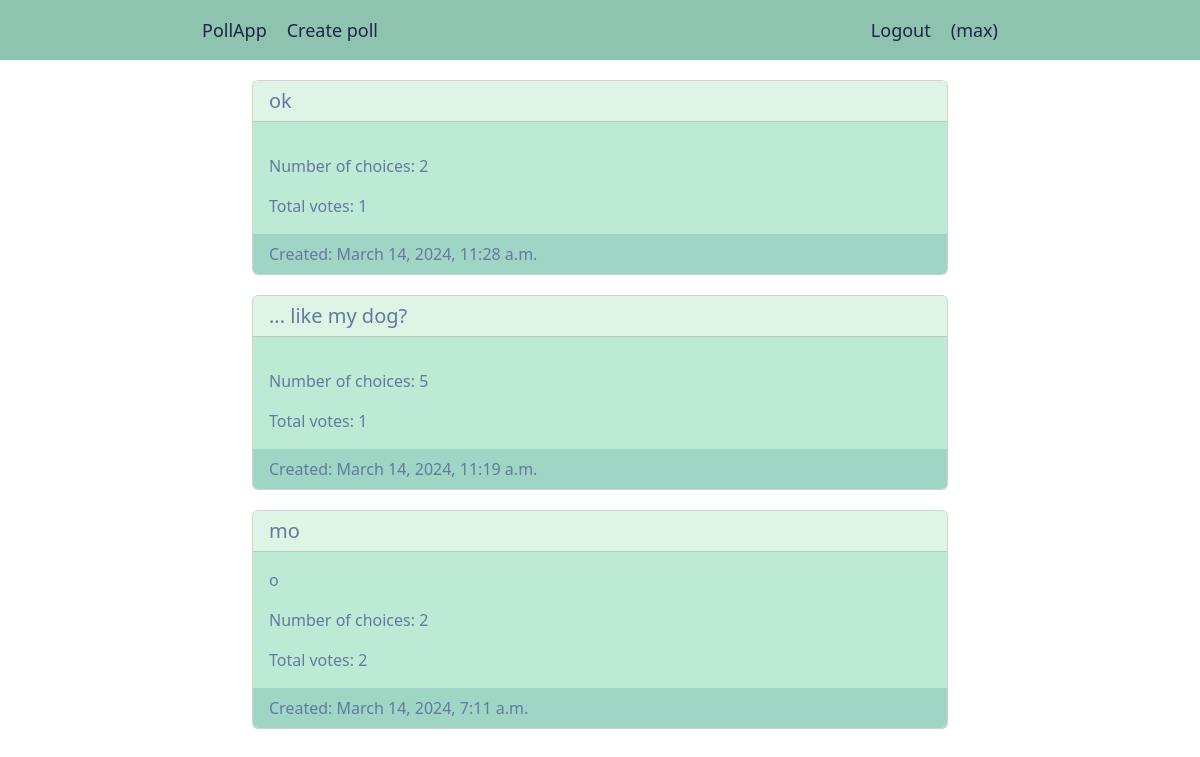
The page /poll/ (signed in) on the database its author committed.
### users/models.py (models this page shows, shortened)
class CustomUser(AbstractUser):
    selected_choices = models.ManyToManyField(Choice, related_name='users')

### poll/models.py (models this page shows, shortened)
class Poll(models.Model):
    owner = models.ForeignKey(
        settings.AUTH_USER_MODEL, on_delete=models.CASCADE
    )
    votes = models.PositiveIntegerField(default=0)
    title = models.CharField(max_length=300, blank=False)
    description = models.TextField(blank=True)
    created = models.DateTimeField(auto_now_add=True)
    class Meta:
        ordering = ['-created']

### poll/views.py (the view)
# urls.py: path('', views.PollListView.as_view(), name='list'),
class PollListView(ListView):
    queryset = Poll.objects.annotate(
        num_choices=Count('choices')
    ).order_by('-created')
    template_name = 'polls/list.html'

### poll/templates/polls/list.html
{% extends "base.html" %}
{% block content %}
	{% for poll in object_list %}
		<a href="{% url 'poll:detail' poll.id %}" class="card-link">
			<div class="card">
			  <h5 class="card-header">{{ poll.title }}</h5>
			  <div class="card-body">
			    <p class="card-text">{{ poll.description|truncatechars:200 }}</p>
			    <p class="card-text">Number of choices: {{ poll.num_choices }}</p>
			    <p class="card-text">Total votes: {{ poll.votes }}</p>
			  </div>
			  <div class="card-footer text-muted">
	    		Created: {{ poll.created }}
	  		</div>
			</div>
		</a>
	{% endfor %}
{% endblock %}

### poll/templates/base.html (shortened to what this page needs)
{% load django_bootstrap5 %}
{% load static %}
<!DOCTYPE html>
<html>
<head>
	{% bootstrap_css %}
	<link rel="stylesheet" type="text/css" href="{% static 'css/base.css' %}">
</head>
<body>
	<ul class="nav-bar">
		<a href="{% url 'poll:list' %}" class="nav-item">PollApp</a>
		{% if request.user.is_authenticated %}
			<a href="{% url 'poll:create' %}" class="nav-item">Create poll</a>
			<a href="{% url 'users:logout' %}" class="nav-auth">Logout</a>
			<li class="nav-item">({{ request.user.username }})</li>
		{% else %}
			<a href="{% url 'users:login' %}" class="nav-auth">Login</a>
			<a href="{% url 'users:registration' %}" class="nav-auth">Registration</a>
		{% endif %}
	</ul>
	<div class="container">
		{% block content %}
		{% endblock %}
	</div>
</body>
</html>

### poll/static/css/base.css (style rules this page uses)
.nav-bar { background-color: #8EC3B0; width: 100%; height: 60px; margin-bottom: 20px; padding-left: 16%; padding-right: 16%; list-style: none; display: flex; justify-content: space-between; align-items: center; }
.nav-item, .nav-auth { text-decoration: none; font-size: 18px; font-weight: 500; color: #1F2544; padding: 0 10px; white-space: nowrap; text-overflow: ellipsis; }
.nav-auth { margin-left: auto; }
.container { max-width: 60%; }
.card-link { text-decoration: none; }
.card { color: #1F2544; margin-bottom: 20px; }
.card-header { background-color: #DEF5E5; color: #637A9F !important; }
.card-body { background-color: #BCEAD5; color: #637A9F !important; }
.card-footer { background-color: #9ED5C5; color: #637A9F !important; border: none; }

### rows shown on the page
CustomUser: user.username "max"
Poll: title "ok", num_choices "2", votes "1", created "March 14, 2024, 11:28 a.m."
Poll: title "... like my dog?", num_choices "5", votes "1", created "March 14, 2024, 11:19 a.m."
Poll: title "mo", description "o", num_choices "2", votes "2", created "March 14, 2024, 7:11 a.m."
